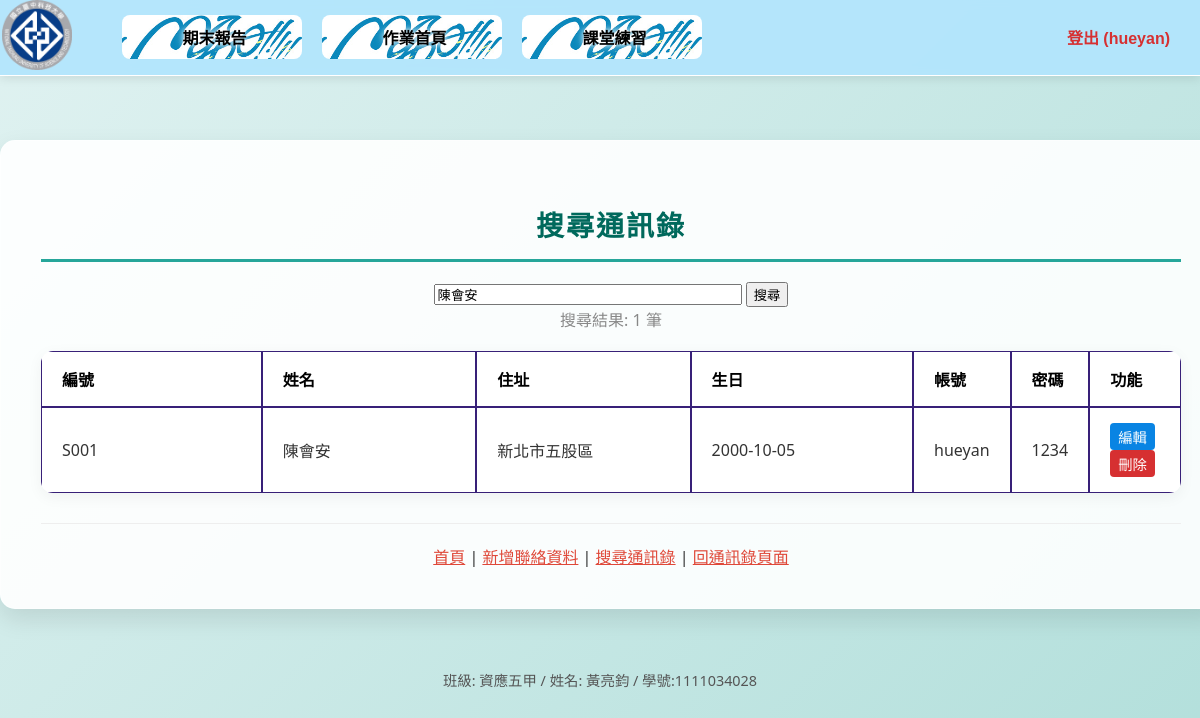
/hw/search.php?keyword=陳會安 (signed in), run on the app's committed database.
### tables this page shows
CREATE TABLE `students` (
  `sno` char(4) NOT NULL COMMENT '學號',
  `name` varchar(10) NOT NULL COMMENT '姓名',
  `address` varchar(255) NOT NULL COMMENT '地址',
  `birthday` date NOT NULL COMMENT '生日',
  `username` char(10) NOT NULL COMMENT '帳號',
  `password` char(10) NOT NULL COMMENT '密碼',
  `role` varchar(10) NOT NULL DEFAULT 'user',
  `picture` varchar(255) DEFAULT NULL COMMENT '頭像路徑'
);

### hw/search.php (the view, shortened to what this page needs)
<?php
require_once("../DB/DB_open.php");
$keyword = "";
$search_result = null;
if (isset($_GET["keyword"])) {
    $keyword = $_GET["keyword"];
    if ($keyword != "") {
        $sql = "SELECT * FROM students WHERE name LIKE '%$keyword%' OR address LIKE '%$keyword%' OR sno LIKE '%$keyword%'";
        $search_result = mysqli_query($link, $sql);
    }
}
?>
<!DOCTYPE html>
<html lang="zh-TW">
<head>
    <link rel="stylesheet" href="css/navCSS.css">
    <link rel="stylesheet" href="css/indexCSS.css">
    <link rel="stylesheet" href="css/contacts.css">
</head>
<body>
    <div id="wrap">
        <header id="header" class="clearheader">
            <?php require "nav.php"; ?>
        </header>
        <main id="contents" class="wide-content">
            <h2>搜尋通訊錄</h2>
            <div class="search-box">
                <form action="search.php" method="get">
                    <input type="text" name="keyword" placeholder="請輸入關鍵字 (學號、姓名或住址)" value="<?php echo htmlspecialchars($keyword); ?>" style="width: 300px; display: inline-block;">
                    <input type="submit" value="搜尋" style="display: inline-block;">
                </form>
            </div>
            <?php if ($search_result): ?>
                <div style="margin-bottom: 20px; color: #888;">
                    搜尋結果: <?php echo mysqli_num_rows($search_result); ?> 筆
                </div>
                <table>
                    <thead>
                        <tr>
                            <th width="10%">編號</th>
                            <th width="15%">姓名</th>
                            <th width="25%">住址</th>
                            <th width="15%">生日</th>
                            <th width="12%">帳號</th>
                            <th width="10%">密碼</th>
                            <th width="13%">功能</th>
                        </tr>
                    </thead>
                    <tbody>
                    <?php
                    if (mysqli_num_rows($search_result) > 0) {
                        while ($row = mysqli_fetch_assoc($search_result)) {
                    ?>
                        <tr>
                            <td><?php echo htmlspecialchars($row['sno']); ?></td>
                            <td><?php echo htmlspecialchars($row['name']); ?></td>
                            <td><?php echo htmlspecialchars($row['address']); ?></td>
                            <td><?php echo htmlspecialchars($row['birthday']); ?></td>
                            <td><?php echo htmlspecialchars($row['username']); ?></td>
                            <td><?php echo htmlspecialchars($row['password']); ?></td>
                            <td>
                                <a href="edit.php?action=edit&id=<?php echo $row['sno']; ?>" class="action-link edit-btn">編輯</a>
                                <a href="edit.php?action=delete&id=<?php echo $row['sno']; ?>" class="action-link del-btn" onclick="return confirm('確定要刪除嗎？');">刪除</a>
                            </td>
                        </tr>
                    <?php
                        }
                    } else {
                        echo "<tr><td colspan='7' style='text-align:center;'>查無資料</td></tr>";
                    }
                    ?>
                    </tbody>
                </table>
            <?php endif; ?>
            <div class="footer-links" style="margin-top: 30px; border-top: 1px solid #eee; padding-top: 20px;">
                <a href="index.php">首頁</a> |
                <a href="add.php">新增聯絡資料</a> |
                <a href="search.php">搜尋通訊錄</a> |
                <a href="contacts.php">回通訊錄頁面</a>
            </div>
        </main>
        <footer id="footer">
        </footer>
    </div>
</body>
</html>

### hw/css/navCss.css (style rules this page uses)
a { color: #df4839; }

### hw/css/indexCss.css (style rules this page uses)
body { background: linear-gradient(135deg, #e0f2f1 0%, #b2dfdb 100%); background-attachment: fixed; margin: 0; padding: 0; padding-top: 100px; font-family: 'Segoe UI', Tahoma, Geneva, Verdana, sans-serif; color: #333; }
#header { position: fixed; left: 0; top: 0; background-color: rgba(179, 229, 252, 0.95); width: 100%; box-shadow: 0 2px 10px rgba(0, 0, 0, 0.1); border-bottom: 1px solid white; z-index: 50; backdrop-filter: blur(5px); }
.clearheader::after { content: ""; display: block; clear: both; }
#contents { width: 798px; margin: 40px auto; padding: 40px 80px; background-color: rgba(255, 255, 255, 0.9); border-radius: 15px; box-shadow: 0 10px 25px rgba(0, 0, 0, 0.1); text-align: center; border: 1px solid rgba(255, 255, 255, 0.5); }
h2 { color: #00695c; font-size: 28px; margin-bottom: 20px; text-transform: uppercase; letter-spacing: 2px; display: block; width: 100%; border-bottom: 3px solid #26a69a; padding-bottom: 15px; }
#footer { text-align: center; clear: both; padding: 20px; color: #555; font-size: 0.9em; }
.container, #contents, #photo-contents, .card { background-color: rgba(255, 255, 255, 0.9); border-radius: 15px; box-shadow: 0 10px 25px rgba(0, 0, 0, 0.1); border: 1px solid rgba(255, 255, 255, 0.5); margin: 40px auto; padding: 40px; max-width: 800px; }
#contents.wide-content { width: 95%; max-width: 1200px; }

### hw/css/contacts.css (style rules this page uses)
:root { --primary-purple: #6c5ce7; --text-main: #333333; --accent-red: #d63031; --primary-blue: #0984e3; --font-stack: 'Microsoft JhengHei', sans-serif; --bg-light: #f8f9fa; }
table { width: 100%; max-width: 1200px; margin: 0 auto; border-collapse: separate; border-spacing: 0; border-radius: 12px; overflow: hidden; box-shadow: 0 4px 15px rgba(0,0,0,0.05); background: white; }
th, td { padding: 15px 20px; text-align: left; border: 1px solid #382078; }
th { background: transparent; color: #000; width: 25%; font-weight: 600; }
td { color: var(--text-main); background: #ffffff; }
.action-link { text-decoration: none; padding: 3px 8px; border-radius: 4px; font-size: 0.9em; white-space: nowrap; display: inline-block; }
.edit-btn { background: #0984e3; color: white; margin-right: 5px; }
.del-btn { background: #d63031; color: white; }

### data on the page
students: sno "S001", name "陳會安", address "新北市五股區", birthday "2000-10-05", username "hueyan", password "1234"

### other printed values
$_SESSION["username"] "hueyan"
mysqli_num_rows($search_result) "1"
